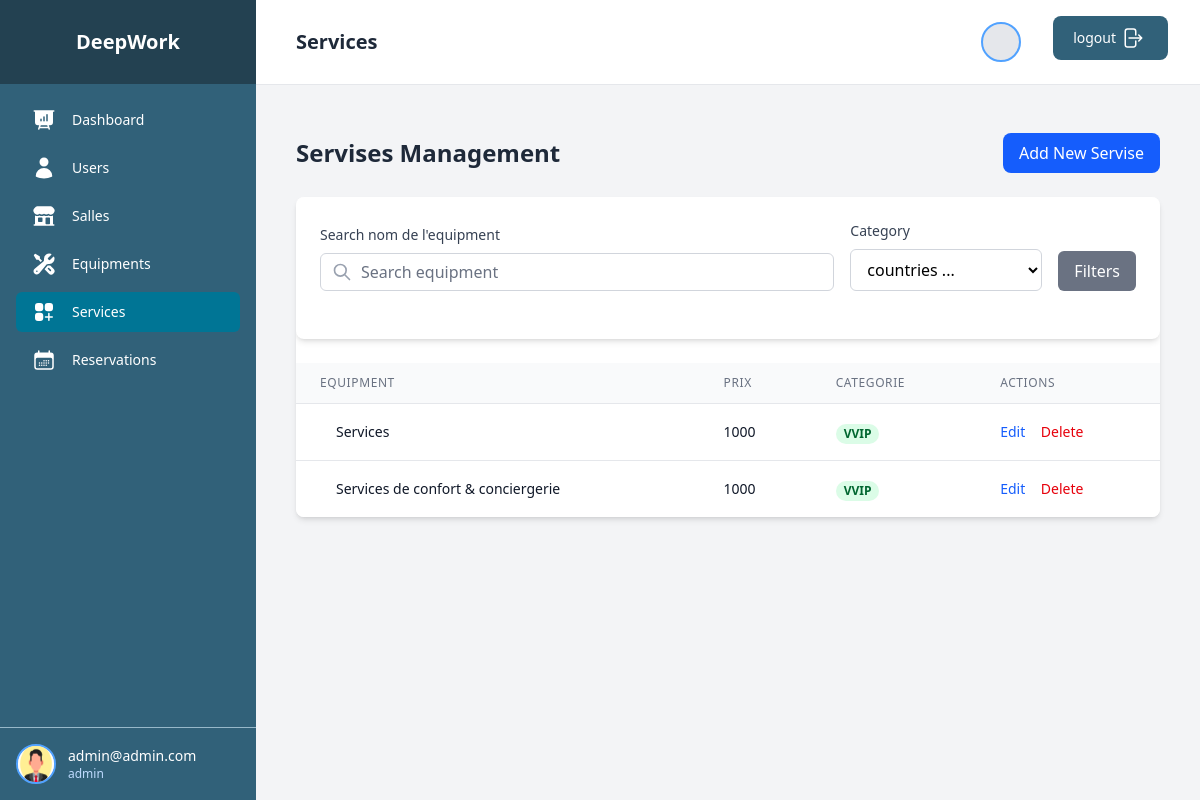
The app's page /service/list/ (signed in) with its own data.
### user/models.py (models this page shows, shortened)
class User(AbstractUser):
    ROLE = (
        ('admin', 'admin'),
        ('staff', 'ataff'),
        ('client', 'client'),
    )
    role = models.CharField(max_length=10, choices=ROLE, default='client')
    phone = models.CharField(max_length=15, blank=True, null=True)
    photo = models.CharField( blank=True, null=True)

### service/models.py (models this page shows, shortened)
class Service(models.Model):
    nom = models.CharField(max_length=255)
    description = models.TextField()
    categorie = models.CharField(max_length=255)
    prix = models.IntegerField()

### service/views.py (the view)
# urls.py: path('list/', equipmentView.list_equipment , name ='equipment_list'),
    @staticmethod
    @login_required
    def list_equipment(request):
        data =  {
             "nom" : request.POST.get('nom' , ''),
             "categorie" : request.POST.get('categorie' , ''),
        }
        ServiceViews.inisalisation()
        return render(request, 'list_service.html', {"equipment": ServiceDb.fitler(data) ,"title" : "Services"})

### service/db.py (called while the page is built)
    def fitler(data):
        service  = Service.objects.all()
        if data.get("nom"):
            service = service.filter(nom__icontains=data["nom"].strip())
        if data.get("categorie"):
            service = service.filter(categorie=data["categorie"].strip())
        return service

### service/views.py (called while the page is built)
    def inisalisation():
        ServiceViews.equipment = {
        "nom" :  '',
        "description"  : "",
        "prix" : "",
        "categorie": ""
    }
        ServiceViews.errors= {}
        ServiceViews.is_update = False
        ServiceViews.id_update =  None
        ServiceViews.imge = None

### service/templates/list_service.html (shortened to what this page needs)
{% extends 'menu.html' %}
{% block content %}
<div class="container mx-auto px-4 py-6">
    <div class="flex justify-between items-center mb-6">
        <h2 class="text-2xl font-bold text-gray-800">Servises Management</h2>
        <a href={% url 'service_create_page'  %} class="bg-blue-600 hover:bg-blue-700 text-white font-medium py-2 px-4 rounded-lg transition duration-200">
            Add New Servise
        </a>
    </div>
    <div class="bg-white rounded-lg shadow-md overflow-hidden">
       <div class="bg-white rounded-lg shadow-md p-6 mb-6">
              <form  action="{% url 'service_list' %}"  method="post" class="mb-6">
            <div class="flex flex-col md:flex-row gap-4 items-end">
                <div class="flex-1">
                    <label for="searchInput" class="block text-sm font-medium text-gray-700 mb-2">Search nom de l'equipment</label>
                    <div class="relative">
                        <div class="absolute inset-y-0 left-0 pl-3 flex items-center pointer-events-none">
                        </div>
                        <input
                            type="text"
                            id="searchInput"
                            name = "nom"
                            placeholder="Search equipment"
                            class="block w-full pl-10 pr-3 py-2 border border-gray-300 rounded-md leading-5 bg-white placeholder-gray-500 focus:outline-none focus:placeholder-gray-400 focus:ring-1 focus:ring-blue-500 focus:border-blue-500"
                        >
                    </div>
                </div>
                <div class="w-full md:w-48">
                    <label for="categorySelect" class="block text-sm font-medium text-gray-700 mb-2">Category</label>
                    <select
                    value = "categorie"
                    name= "categorie"
                        id="categorySelect"
                        class="block w-full px-3 py-2 border border-gray-300 rounded-md bg-white focus:outline-none focus:ring-1 focus:ring-blue-500 focus:border-blue-500"
                    >
               <option  value = "">countries ...</option>
                    </select>
                </div>
                <button
                type="submit"
                    class="px-4 py-2 bg-gray-500 hover:bg-gray-600 text-white rounded-md transition-colors whitespace-nowrap"
                >
                     Filters
                </button>
            </div>
                </form>
        </div>
        <div class="overflow-x-auto">
            <table class="min-w-full divide-y divide-gray-200">
                <thead class="bg-gray-50">
                    <tr>
                        <th scope="col" class="px-6 py-3 text-left text-xs font-medium text-gray-500 uppercase tracking-wider">
                            equipment
                        </th>
                        <th scope="col" class="px-6 py-3 text-left text-xs font-medium text-gray-500 uppercase tracking-wider">
                            prix
                        </th>
                        <th scope="col" class="px-6 py-3 text-left text-xs font-medium text-gray-500 uppercase tracking-wider">
                            categorie
                        </th>
                        <th scope="col" class="px-6 py-3 text-left text-xs font-medium text-gray-500 uppercase tracking-wider">
                            Actions
                        </th>
                    </tr>
                </thead>
                <tbody class="bg-white divide-y divide-gray-200">
                {% for user in equipment  %}
                    <tr class="hover:bg-gray-50">
                        <td class="px-6 py-4 whitespace-nowrap">
                            <div class="flex items-center">
                                <div class="ml-4">
                                    <div class="text-sm font-medium text-gray-900">  {{user.nom}}</div>
                                </div>
                            </div>
                        </td>
                        <td class="px-6 py-4 whitespace-nowrap">
                            <div class="text-sm text-gray-900">{{user.prix}}</div>
                        </td>
                        <td class="px-6 py-4 whitespace-nowrap">
<span class="px-2 inline-flex text-xs leading-5 font-semibold rounded-full
    {% if user.categorie == 'admin' %}bg-red-100 text-red-800
    {% elif user.categorie == 'user' %}bg-red-100 text-red-800
    {% elif user.categorie == 'client' %}bg-amber-100 text-amber-500
    {% else %}bg-green-100 text-green-800{% endif %}">
    {{ user.categorie }}
</span>
                        </td>
                        <td class="px-6 py-4 whitespace-nowrap text-sm font-medium">
                            <a  href="/service/edit/{{user.id}}" class="text-blue-600 hover:text-blue-900 mr-3">Edit</a>
                            <a  href="/service/delete/{{user.id}}" class="text-red-600 hover:text-red-900">Delete</a>
                        </td>
                    </tr>
                       {% endfor %}
                </tbody>
            </table>
        </div>
</div>
{% endblock %}

### templates/menu.html (shortened to what this page needs)
{% load static tailwind_tags %}
<!DOCTYPE html>
<html lang="en">
<head>
    {% tailwind_css %}
</head>
<body class="bg-gray-100 font-sans">
    <div class="flex h-screen overflow-hidden">
        <div class="hidden md:flex md:flex-shrink-0">
            <div class="flex flex-col w-64 bg-[#316179]  text-white">
                <div class="flex items-center justify-center h-21 px-4 bg-[#234151] ">
                    <span class="text-xl font-semibold">DeepWork</span>
                </div>
                <div class="flex flex-col flex-grow px-4 py-4 overflow-y-auto">
                    <nav class="flex-1 space-y-2">
                    {% if user.role == 'admin' %}
                        <a href={% url "dashboard_page" %} class="flex items-center px-4 py-2 text-sm font-medium rounded-md  {% if title == 'Dashboard' %}bg-cyan-700 {% endif %} hover:bg-cyan-700 text-white ">
                            Dashboard
                        </a>
                        <a href={% url "list_users" %} class="flex {% if title == 'Users' %}bg-cyan-700 {% endif %} items-center px-4 py-2 text-sm font-medium rounded-md hover:bg-cyan-700 text-white">
                            Users
                        </a>
                    {% endif %}
                        <a href={% url "salle_list" %} class="flex {% if title == 'Salles' %}bg-cyan-700 {% endif %} items-center px-4 py-2 text-sm font-medium rounded-md hover:bg-cyan-700 text-white">
                            Salles
                        </a>
                        <a href={% url "equipment_list" %} class="flex {% if title == 'Equipments' %}bg-cyan-700 {% endif %} items-center px-4 py-2 text-sm font-medium rounded-md hover:bg-cyan-700 text-white">
                            Equipments
                        </a>
                        <a href={% url "service_list" %} class="flex {% if title == 'Services' %}bg-cyan-700 {% endif %} items-center px-4 py-2 text-sm font-medium rounded-md hover:bg-cyan-700 text-white">
                            Services
                        </a>
                        <a href={% url "list_page_staff" %} class="flex {% if title == 'Reservations' %}bg-cyan-700 {% endif %} items-center px-4 py-2 text-sm font-medium rounded-md hover:bg-cyan-700 text-white">
                            Reservations
                        </a>
                    </nav>
                </div>
                <div class="p-4 border-t border-[#97b8c9] ">
                    <div class="flex items-center">
                    <img class="h-10 w-10 rounded-full cursor-pointer bg-gray-200 border-2 border-blue-400"></img>
                        <div class="ml-3">
                            <p class="text-sm font-medium">{{ user.username }}</p>
                            <p class="text-xs text-blue-200">{{ user.role }}</p>
                        </div>
                    </div>
                </div>
            </div>
        </div>
        <div class="flex flex-col flex-1 overflow-hidden">
            <header class="flex items-center justify-between px-6 py-4 bg-white border-b border-gray-200">
                <div class="flex items-center">
                    <h1 class="text-xl font-semibold text-gray-800 ml-4">{{title}}</h1>
                </div>
                <div class="flex items-center space-x-4">
                    <div class="relative flex justify-evenly">
    <button class="flex items-center focus:outline-none mr-4">
        <img class="h-10 w-10 rounded-full cursor-pointer bg-gray-200 border-2 border-blue-400">
    </button>
    <a class="ml-4"  href= {% url "logout" %}>
        <button type="button" class="text-white bg-[#316179] hover:bg-[#316179]/90 focus:ring-4 focus:outline-none focus:ring-[#050708]/50 font-medium rounded-lg text-sm px-5 py-2.5 text-center inline-flex items-center dark:focus:ring-[#050708]/50 dark:hover:bg-[#050708]/30 me-2 mb-2">
            logout
            <div class="mx-1">
            </div>
        </button>
    </a>
</div>
                </div>
            </header>
            <main class="flex-1 overflow-y-auto p-6 bg-gray-100">
                  {% block content %}{% endblock %}
            </main>
        </div>
    </div>
</body>
</html>

### records on screen
User: username "admin@admin.com", role "admin"
Service: nom "Services", prix "1000", categorie "VVIP"
Service: nom "Services de confort & conciergerie", prix "1000", categorie "VVIP"
